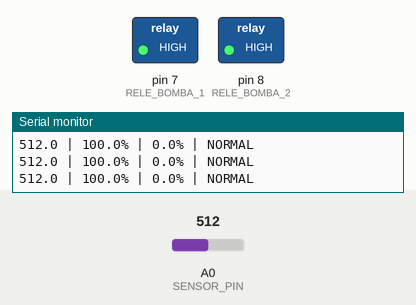
Bench run of a program on a simulated Arduino Uno, built with avr-gcc and run on an emulated ATmega328P. Parts: switched loads named in the program (green lamp = pin HIGH), the last lines printed to the serial monitor. The inputs (shaded band) are chosen by the test bench; at power-on: A0 (SENSOR_PIN) = 512.

Above: at 6.9 s.
7.0 s: A0 (SENSOR_PIN) set to 475
10.0 s: A0 (SENSOR_PIN) set to 445
At 10.9 s:
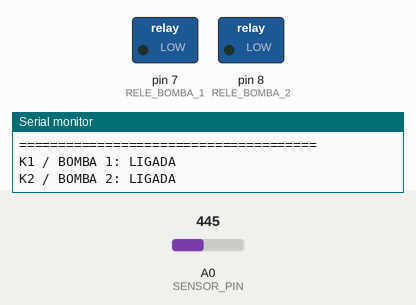
Timing chart, 0 to 16.6 s (numbered marks = the images above; inputs shaded):
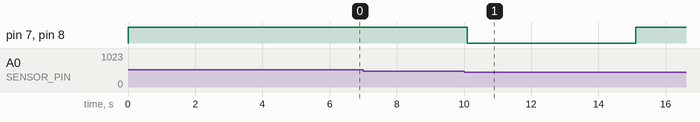

Measured:
- the behaviour switches between 459 and 458 on A0 (SENSOR_PIN) (found by bisection; images 0 and 1)

The program:

main.cpp
```cpp
#include <Arduino.h>

// =====================================================
// PINOS
// =====================================================

// Sensor infravermelho
const uint8_t SENSOR_PIN = A0;

// Relés
const uint8_t RELE_BOMBA_1 = 7;  // IN1 / K1
const uint8_t RELE_BOMBA_2 = 8;  // IN2 / K2


// =====================================================
// CONFIGURAÇÃO DO RELÉ
// =====================================================

// A maioria dos módulos de relé para Arduino é ACTIVE LOW:
//
// LOW  = relé ligado
// HIGH = relé desligado
//
// Se o seu funcionar ao contrário, troque os dois valores.

const uint8_t RELE_LIGADO = LOW;
const uint8_t RELE_DESLIGADO = HIGH;


// =====================================================
// CONFIGURAÇÃO DO SENSOR
// =====================================================

// Se aumentar a sujeira fizer a leitura do A0 DIMINUIR:
// deixe false.
//
// Se aumentar a sujeira fizer a leitura do A0 AUMENTAR:
// coloque true.

const bool SENSOR_INVERTED = false;


// =====================================================
// LIMITE DE SUJIDADE
// =====================================================

// Painel limpo = 100%
//
// O sistema será acionado quando o sinal cair 5%.
//
// 100% - 5% = 95%

const float TRIGGER_PERCENT = 95.0;


// =====================================================
// CONFIRMAÇÃO
// =====================================================

// Número de leituras seguidas abaixo de 95% antes de
// considerar que realmente existe sujeira.

const uint8_t CONFIRMATION_READS = 8;


// =====================================================
// TEMPOS DAS BOMBAS
// =====================================================

// Tempo que as bombas ficarão ligadas.
//
// 5000 ms = 5 segundos.
//
// PARA O PRIMEIRO TESTE:
// deixe apenas 5 segundos.

const unsigned long TEMPO_BOMBAS = 5000;


// Depois da limpeza espera 10 segundos antes
// de começar uma nova análise.

const unsigned long TEMPO_ESPERA_APOS_LIMPEZA = 10000;


// =====================================================
// LEITURAS
// =====================================================

const uint16_t CALIBRATION_SAMPLES = 150;
const uint8_t READ_SAMPLES = 25;


// =====================================================
// VARIÁVEIS
// =====================================================

float baselineSignal = 0.0;

uint8_t contadorSujeira = 0;


// =====================================================
// FUNÇÃO: MÉDIA DO SENSOR
// =====================================================

float lerSensorMedia(uint16_t quantidade) {

    unsigned long soma = 0;

    for (uint16_t i = 0; i < quantidade; i++) {

        soma += analogRead(SENSOR_PIN);

        delay(5);
    }

    return (float)soma / quantidade;
}


// =====================================================
// FUNÇÃO: CORRIGIR SENTIDO DO SENSOR
// =====================================================

float converterSinal(float leitura) {

    if (SENSOR_INVERTED) {

        return 1023.0 - leitura;
    }

    return leitura;
}


// =====================================================
// FUNÇÃO: DESLIGAR BOMBAS
// =====================================================

void desligarBombas() {

    digitalWrite(RELE_BOMBA_1, RELE_DESLIGADO);

    digitalWrite(RELE_BOMBA_2, RELE_DESLIGADO);
}


// =====================================================
// FUNÇÃO: LIGAR BOMBAS
// =====================================================

void ligarBombas() {

    digitalWrite(RELE_BOMBA_1, RELE_LIGADO);

    digitalWrite(RELE_BOMBA_2, RELE_LIGADO);
}


// =====================================================
// CICLO DE LIMPEZA
// =====================================================

void executarLimpeza() {

    Serial.println();
    Serial.println(F("======================================"));
    Serial.println(F("SUJIDADE DETECTADA"));
    Serial.println(F("INICIANDO LIMPEZA"));
    Serial.println(F("======================================"));


    // Liga os dois relés
    ligarBombas();


    Serial.println(F("K1 / BOMBA 1: LIGADA"));
    Serial.println(F("K2 / BOMBA 2: LIGADA"));


    // Mantém as bombas ligadas
    delay(TEMPO_BOMBAS);


    // Desliga
    desligarBombas();


    Serial.println();
    Serial.println(F("BOMBA 1: DESLIGADA"));
    Serial.println(F("BOMBA 2: DESLIGADA"));

    Serial.println(F("LIMPEZA FINALIZADA"));
    Serial.println();


    // Espera antes de voltar a medir
    Serial.println(F("Aguardando estabilizacao do sensor..."));

    delay(TEMPO_ESPERA_APOS_LIMPEZA);


    contadorSujeira = 0;
}


// =====================================================
// SETUP
// =====================================================

void setup() {

    Serial.begin(115200);


    // -----------------------------
    // Sensor
    // -----------------------------

    pinMode(SENSOR_PIN, INPUT);


    // -----------------------------
    // Relés
    // -----------------------------

    pinMode(RELE_BOMBA_1, OUTPUT);

    pinMode(RELE_BOMBA_2, OUTPUT);


    // IMPORTANTE:
    // Arduino sempre inicia com as bombas desligadas.

    desligarBombas();


    delay(2000);


    Serial.println();
    Serial.println(F("======================================"));
    Serial.println(F(" SISTEMA DE LIMPEZA DE PAINEL SOLAR"));
    Serial.println(F("======================================"));

    Serial.println();

    Serial.println(F("Sensor: A0"));

    Serial.println(F("Bomba 1: D7 / K1"));

    Serial.println(F("Bomba 2: D8 / K2"));

    Serial.println();


    // =================================================
    // CALIBRAÇÃO
    // =================================================

    Serial.println(F("CALIBRANDO SENSOR..."));

    Serial.println(F("Mantenha o sensor apontado para"));
    Serial.println(F("o painel LIMPO durante a calibracao."));

    Serial.println();


    delay(3000);


    float leituraInicial = lerSensorMedia(CALIBRATION_SAMPLES);


    baselineSignal = converterSinal(leituraInicial);


    Serial.println(F("CALIBRACAO CONCLUIDA"));

    Serial.print(F("Leitura A0: "));

    Serial.println(leituraInicial, 1);


    Serial.print(F("Referencia: "));

    Serial.print(baselineSignal, 1);

    Serial.println(F(" = 100%"));


    Serial.print(F("Limite de limpeza: "));

    Serial.print(TRIGGER_PERCENT);

    Serial.println(F("%"));


    Serial.println();

    Serial.println(F("--------------------------------------"));

    Serial.println(F("A0 | Sinal (%) | Queda (%) | Estado"));

    Serial.println(F("--------------------------------------"));
}


// =====================================================
// LOOP
// =====================================================

void loop() {

    // =================================================
    // LÊ SENSOR
    // =================================================

    float leituraBruta = lerSensorMedia(READ_SAMPLES);


    float sinal = converterSinal(leituraBruta);


    // =================================================
    // CALCULA PORCENTAGEM
    // =================================================

    float porcentagem = 100.0;


    if (baselineSignal > 0) {

        porcentagem =
            (sinal / baselineSignal) * 100.0;
    }


    float queda = 100.0 - porcentagem;


    if (queda < 0) {

        queda = 0;
    }


    // =================================================
    // MOSTRA NO SERIAL
    // =================================================

    Serial.print(leituraBruta, 1);

    Serial.print(F(" | "));

    Serial.print(porcentagem, 1);

    Serial.print(F("% | "));

    Serial.print(queda, 1);

    Serial.print(F("% | "));


    // =================================================
    // VERIFICA SUJEIRA
    // =================================================

    if (porcentagem <= TRIGGER_PERCENT) {

        contadorSujeira++;


        Serial.print(F("SUJEIRA "));

        Serial.print(contadorSujeira);

        Serial.print(F("/"));

        Serial.println(CONFIRMATION_READS);


        // =============================================
        // CONFIRMOU SUJEIRA
        // =============================================

        if (contadorSujeira >= CONFIRMATION_READS) {

            executarLimpeza();
        }
    }

    else {

        contadorSujeira = 0;

        Serial.println(F("NORMAL"));
    }


    delay(250);
}
```
